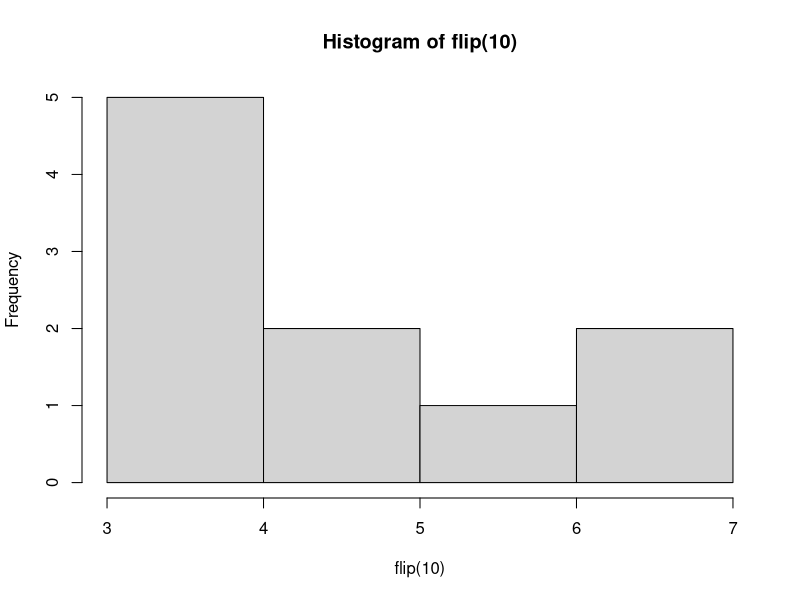
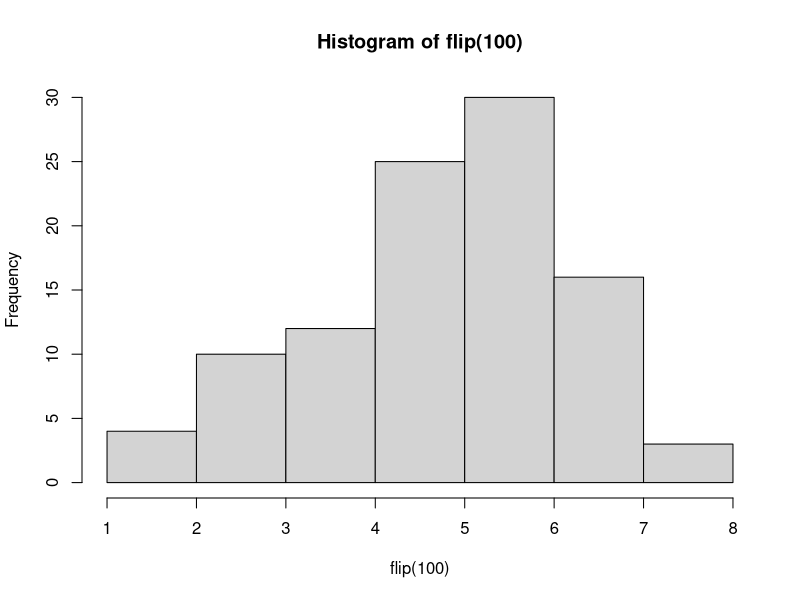
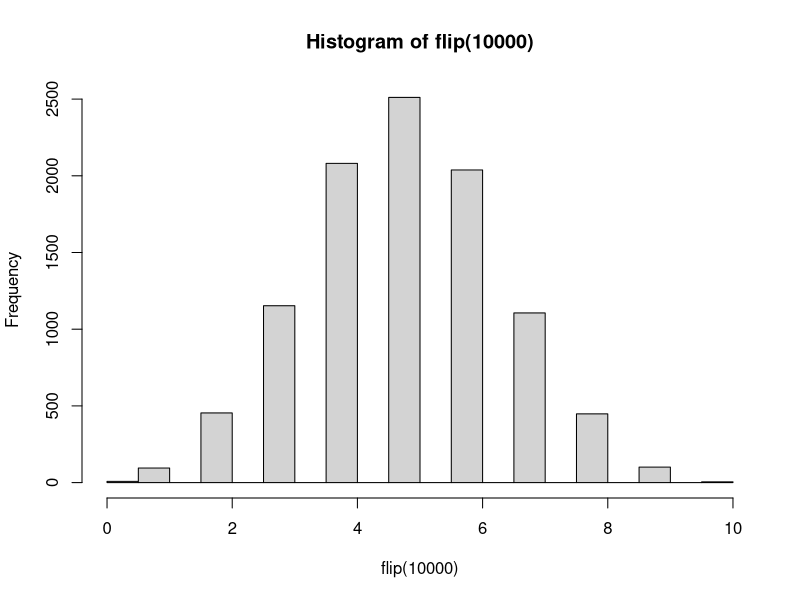

R code for these plots, in order: (Note: this script raises an error after producing the figures.)
#
# Week 6 - in-class problem sets
# # 

# problem sets

# own your solution try to do this on your own without the help of internet

##
# remove missing values from a vector
remove_na <- function(x) {
  x[!is.na(x)]
}
remove_na(c(1,4,2,NA,7,9,2,NA,1,2,3))


##
# Write a function that takes a numeric vector as input and returns 
# a logical vector indicating which elements are above the mean.
ab_mean <- function(vect){
  ave <- mean(vect,na.rm=T)
  vect > ave
}
ab_mean(1:10)

##
# Write a function that simulates 10 rolls of a 6-sided die and returns the 
# number of times each value was rolled. 
# tip - use sample
dice <- function(n){
  # roll dice
  roll <- sample(1:6, n, replace = TRUE)
  return(table(roll))
}
dice(10)

##
# write a function that simulates 10 coin flips and sums up the number of heads
# fun this function n times
# tip use sample
flip <- function(n){
  # coin flip
  final <- NULL
  for (i in 1:n) {
    flip <- sample(0:1, 10, replace = TRUE) # 1 is heads
    tot <- sum(flip)
    final <- c(final,tot)
  }
  return(final)
}
hist(flip(10))
hist(flip(100))
hist(flip(10000))

##
# Using a for loop, iterate through the numbers 1 to 100 and 
# print "fizz" if the number is divisible by 3, 
# "buzz" if divisible by 5, and "fizzbuzz" if divisible by both.
for (i in 1:100) {
  if( ((i %% 3) == 0) & ((i %% 5) == 0) ){
    print(paste(i,"fizzbuzz"))
  }else if((i %% 5) == 0){
    print(paste(i,"buzz"))
  } else if( (i %% 3 )== 0 ){
    print(paste(i,"fizz"))
  }
}

##
# Using if/else logic, write a function that takes a numeric 
# score as input and returns a letter grade ("A", "B", "C", "D", or "F")
grade <- function(score) {
  if (score >= 90) {
    return("A")
  } else if (score >= 80) {
    return("B") 
  } else if (score >= 70) {
    return("C")
  } else if (score >= 60) {
    return("D")
  } else {
    return("F")
  }
}

##
# Write a function that takes a vector as input and returns the vector reversed. Use indexing.
x[length(x):1]

## FIBONACCI
# write a function that will solve the nth number of the Fibonacci sequence
# In nature, the numbers and ratios in the sequence can be found in the patterns of petals of flowers, the whorls of a pine cone, and the leaves on stems. As the sequence continues, the ratios of the terms approach a number known as the golden ratio.
# https://planetmath.org/listoffibonaccinumbers
# Fn = Fn-2 + Fn-1
fib <- function(x){
  # start  with 1
  fall = c(1, 1) # really starts at 0
  # solve for nth part of sequence
  for (i in 2:x) {
    f = fall[i - 2] + fall[i - 1]
    fall = c(fall, f)
    # print(f)
  }
  return(fall)
}
# 50th point
f50 <- fib(50)
plot(f50)

##
# reverse text
?strsplit
stx <- strsplit("Matt", NULL)[[1]]
strev <- rev(stx)
paste(strev,collapse = '')

##
# Primality test
# write a function to detemine if any number is prime
# https://en.wikipedia.org/wiki/Primality_test
is_prime <- function(n){
  # 
  
}